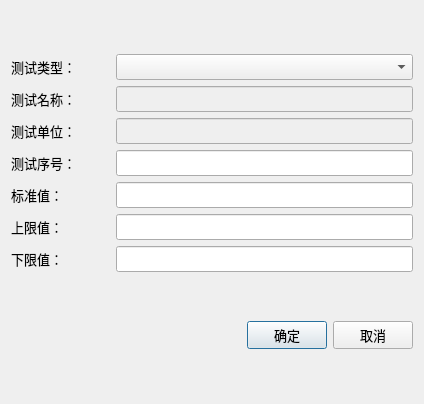
<?xml version="1.0" encoding="UTF-8"?>
<ui version="4.0">
 <class>DialogCraftMeasure</class>
 <widget class="QDialog" name="DialogCraftMeasure">
  <property name="geometry">
   <rect>
    <x>0</x>
    <y>0</y>
    <width>424</width>
    <height>404</height>
   </rect>
  </property>
  <property name="font">
   <font>
    <family>微软雅黑</family>
    <pointsize>10</pointsize>
   </font>
  </property>
  <property name="windowTitle">
   <string>请选择测试信息</string>
  </property>
  <layout class="QVBoxLayout" name="verticalLayout" stretch="5,1">
   <item>
    <layout class="QGridLayout" name="gridLayout" columnstretch="1,3">
     <item row="0" column="0">
      <widget class="QLabel" name="labelMeasureType">
       <property name="text">
        <string>测试类型：</string>
       </property>
      </widget>
     </item>
     <item row="0" column="1">
      <widget class="QComboBox" name="comboBoxMeasureType"/>
     </item>
     <item row="1" column="0">
      <widget class="QLabel" name="labelMeasureName">
       <property name="text">
        <string>测试名称：</string>
       </property>
      </widget>
     </item>
     <item row="1" column="1">
      <widget class="QLineEdit" name="lineEditMeasureName">
       <property name="enabled">
        <bool>false</bool>
       </property>
      </widget>
     </item>
     <item row="2" column="0">
      <widget class="QLabel" name="labelUnit">
       <property name="text">
        <string>测试单位：</string>
       </property>
      </widget>
     </item>
     <item row="2" column="1">
      <widget class="QLineEdit" name="lineEditUnit">
       <property name="enabled">
        <bool>false</bool>
       </property>
      </widget>
     </item>
     <item row="3" column="0">
      <widget class="QLabel" name="labelMeasureSerial">
       <property name="text">
        <string>测试序号：</string>
       </property>
      </widget>
     </item>
     <item row="3" column="1">
      <widget class="QLineEdit" name="lineEditMeasureSerial"/>
     </item>
     <item row="4" column="0">
      <widget class="QLabel" name="labelStandardValue">
       <property name="text">
        <string>标准值：</string>
       </property>
      </widget>
     </item>
     <item row="4" column="1">
      <widget class="QLineEdit" name="lineEditStandardValue"/>
     </item>
     <item row="5" column="0">
      <widget class="QLabel" name="labelUpperLimit">
       <property name="text">
        <string>上限值：</string>
       </property>
      </widget>
     </item>
     <item row="5" column="1">
      <widget class="QLineEdit" name="lineEditUpperLimit"/>
     </item>
     <item row="6" column="0">
      <widget class="QLabel" name="labelLowerLimit">
       <property name="text">
        <string>下限值：</string>
       </property>
      </widget>
     </item>
     <item row="6" column="1">
      <widget class="QLineEdit" name="lineEditLowerLimit"/>
     </item>
    </layout>
   </item>
   <item>
    <layout class="QHBoxLayout" name="horizontalLayout">
     <item>
      <spacer name="horizontalSpacer">
       <property name="orientation">
        <enum>Qt::Horizontal</enum>
       </property>
       <property name="sizeHint" stdset="0">
        <size>
         <width>40</width>
         <height>20</height>
        </size>
       </property>
      </spacer>
     </item>
     <item>
      <widget class="QPushButton" name="buttonAccept">
       <property name="text">
        <string>确定</string>
       </property>
      </widget>
     </item>
     <item>
      <widget class="QPushButton" name="buttonReject">
       <property name="text">
        <string>取消</string>
       </property>
      </widget>
     </item>
    </layout>
   </item>
  </layout>
 </widget>
 <resources/>
 <connections/>
</ui>
